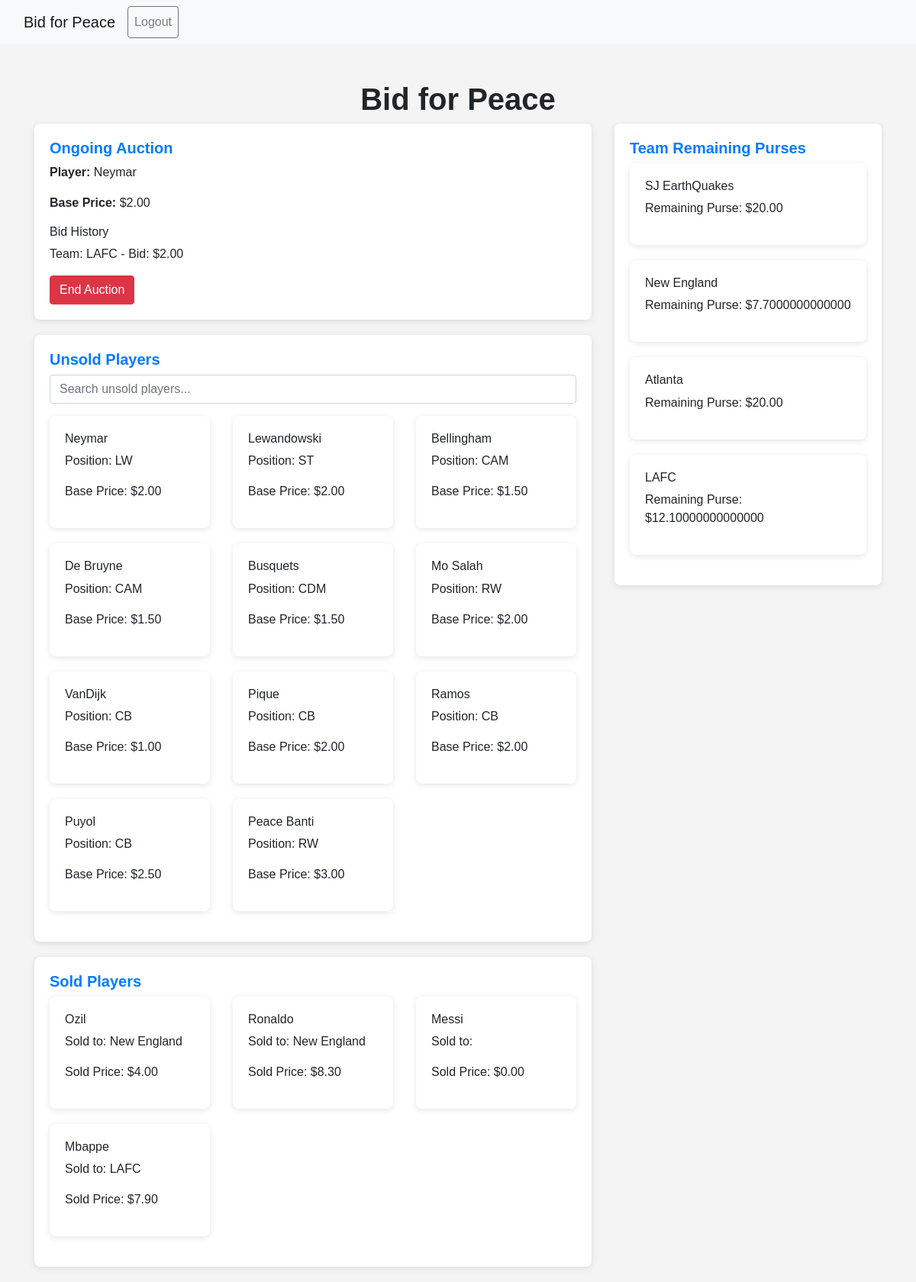
/admin_auction/ (signed in), run on an earlier commit of the app's database.
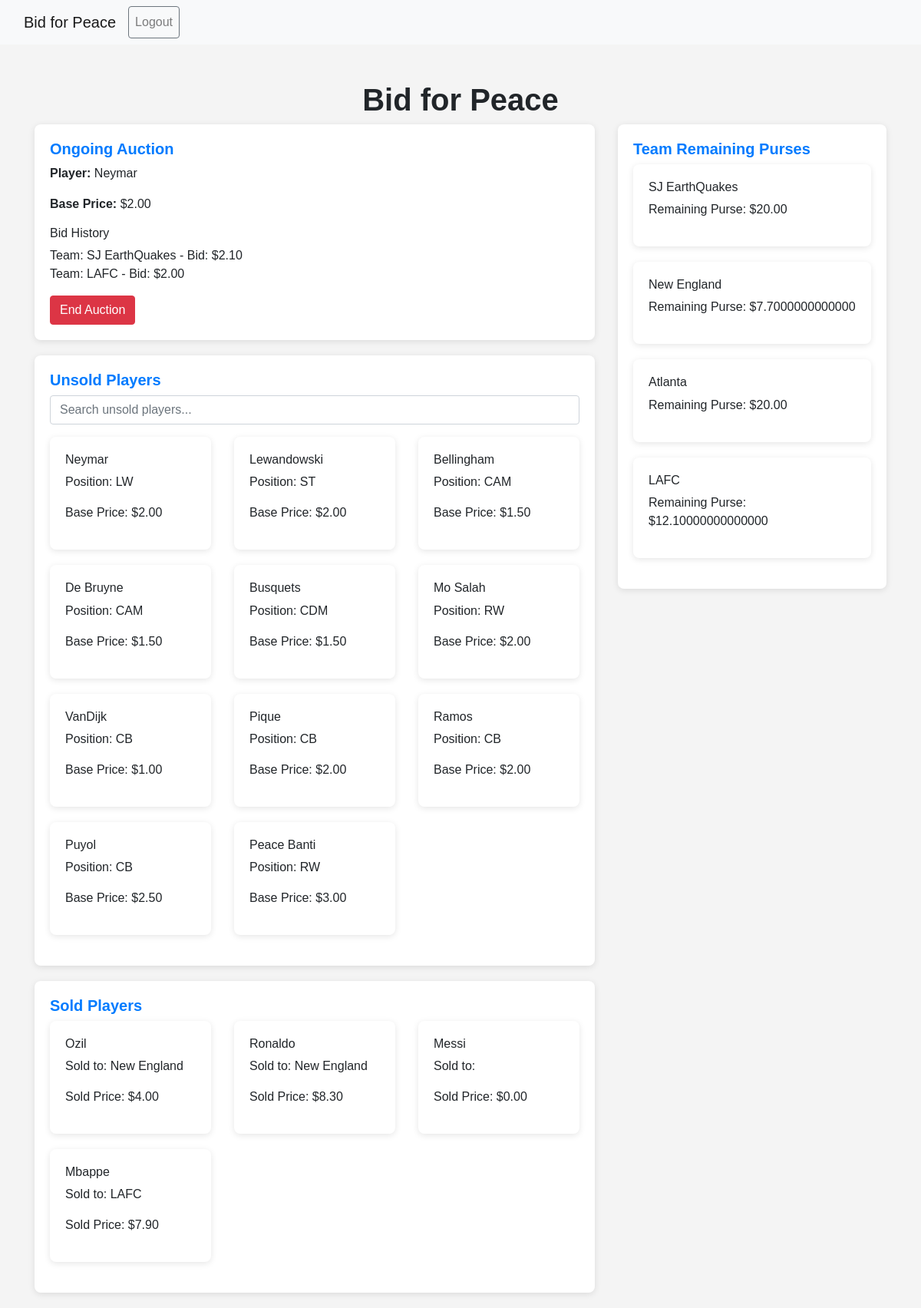
And on a later commit of the database.
### auction/models.py (models this page shows, shortened)
class Player(models.Model):
    name = models.CharField(max_length=50)
    position = models.CharField(max_length=10, default="")
    rating = models.DecimalField(max_digits=4, decimal_places=0, default=0)
    bag = models.CharField(max_length=10, default="")
    legend = models.BooleanField(default=False)
    description = models.CharField(max_length=100, default="")
    base_price = models.DecimalField(max_digits=10, decimal_places=2)

class Bid(models.Model):
    player = models.ForeignKey(Player, on_delete=models.CASCADE)
    team = models.ForeignKey(Team, on_delete=models.CASCADE)
    price = models.DecimalField(max_digits=10, decimal_places=2)

class Team(models.Model):
    name = models.CharField(max_length=100)
    purse = models.DecimalField(max_digits=10, decimal_places=2, default=120)
    user = models.OneToOneField(User, on_delete=models.CASCADE, related_name='team')

class Sale(models.Model):
    player = models.OneToOneField(Player, on_delete=models.CASCADE)
    team = models.ForeignKey(Team, on_delete=models.SET_NULL, null=True, blank=True)
    price = models.DecimalField(max_digits=10, decimal_places=2, default=0)
    is_sold = models.BooleanField(default=False)

### auction/views.py (the view)
# urls.py: path('admin_auction/', admin_auction_view, name='admin_auction_view'),
@login_required
def admin_auction_view(request):
    if not request.user.is_staff:
        return redirect('user_auction_view')
    all_players = Player.objects.all()
    sold_players = Sale.objects.filter(is_sold=True)
    unsold_players = all_players.exclude(id__in=sold_players.values_list('player_id', flat=True))
    ongoing_player = Sale.objects.filter(is_sold=False).first()
    teams = Team.objects.all()
    team_data = {}
    for team in teams:
        total_spent = Sale.objects.filter(team=team, is_sold=True).aggregate(Sum('price'))['price__sum'] or 0
        remaining_purse = team.purse - total_spent
        team_data[team.name] = remaining_purse
    bids = []
    if ongoing_player:
        bids = Bid.objects.filter(player=ongoing_player.player).order_by('-price')
    return render(request, 'auction/admin_auction.html', {
        'sold_players': sold_players,
        'unsold_players': unsold_players,
        'ongoing_player': ongoing_player.player if ongoing_player else None,
        'bids': bids,
        'team_data': team_data
    })

### auction/templates/auction/admin_auction.html (shortened to what this page needs)
<!DOCTYPE html>
<html lang="en">
<head>
    <link rel="stylesheet" href="https://stackpath.bootstrapcdn.com/bootstrap/4.5.2/css/bootstrap.min.css">
</head>
<body>
    <nav class="navbar navbar-expand-lg navbar-light bg-light">
        <div class="container-fluid">
        <a class="navbar-brand" href="#">Bid for Peace</a>
        <div class="collapse navbar-collapse" id="navbarNav">
            <ul class="navbar-nav ms-auto">
            <li class="nav-item">
                <a class="nav-link btn btn-outline-secondary" href="{% url 'logout' %}">Logout</a>
            </li>
            </ul>
        </div>
        </div>
    </nav>
    <div class="container mt-5">
        <h1 class="text-center">Bid for Peace</h1>
        <div class="row">
            <div class="col-md-8">
                <div class="player-card">
                    <h2 class="h5 section-title">Ongoing Auction</h2>
                    {% if ongoing_player %}
                        <p><strong>Player:</strong> {{ ongoing_player.name }}</p>
                        <p><strong>Base Price:</strong> ${{ ongoing_player.base_price }}</p>
                        <h4 class="h6">Bid History</h4>
                        <ul class="list-unstyled">
                            {% for bid in bids %}
                                <li>Team: {{ bid.team.name }} - Bid: ${{ bid.price }}</li>
                            {% empty %}
                                <li>No bids yet.</li>
                            {% endfor %}
                        </ul>
                        <form method="POST" action="{% url 'end_auction' ongoing_player.id %}" class="mt-3">
                            <button type="submit" class="btn btn-danger">End Auction</button>
                        </form>
                    {% else %}
                        <p class="no-data">No ongoing auction.</p>
                    {% endif %}
                </div>
                <div class="player-card">
                    <h3 class="h5 section-title">Unsold Players</h3>
                    <input type="text" id="search-bar" class="form-control mb-3" placeholder="Search unsold players...">
                    <div id="unsold-players-list" class="row">
                        {% for player in unsold_players %}
                            <div class="col-md-4">
                                <div class="player-card">
                                    <h5 class="h6">{{ player.name }}</h5>
                                    <p>Position: {{ player.position }}</p>
                                    <p>Base Price: ${{ player.base_price }}</p>
                                </div>
                            </div>
                        {% empty %}
                            <p class="no-data">No unsold players available.</p>
                        {% endfor %}
                    </div>
                </div>
                <div class="player-card">
                    <h3 class="h5 section-title">Sold Players</h3>
                    <div class="row">
                        {% for sale in sold_players %}
                            <div class="col-md-4">
                                <div class="player-card">
                                    <h5 class="h6">{{ sale.player.name }}</h5>
                                    <p>Sold to: {{ sale.team.name }}</p>
                                    <p>Sold Price: ${{ sale.price }}</p>
                                </div>
                            </div>
                        {% empty %}
                            <p class="no-data">No players sold yet.</p>
                        {% endfor %}
                    </div>
                </div>
            </div>
            <div class="col-md-4">
                <div class="player-card">
                    <h3 class="h5 section-title">Team Remaining Purses</h3>
                    <div class="row">
                        {% for team_name, purse in team_data.items %}
                            <div class="col-12">
                                <div class="player-card">
                                    <h5 class="h6">{{ team_name }}</h5>
                                    <p>Remaining Purse: ${{ purse }}</p>
                                </div>
                            </div>
                        {% empty %}
                            <p class="no-data">No teams available.</p>
                        {% endfor %}
                    </div>
                </div>
            </div>
        </div>
    </div>
</body>
</html>

### auction/templates/auction/admin_auction.html (style rules this page uses)
body { background-color: #f4f4f4; font-family: Arial, sans-serif; }
.player-card { background-color: white; border-radius: 8px; padding: 20px; margin-bottom: 20px; box-shadow: 0 2px 8px rgba(0, 0, 0, 0.1); transition: transform 0.2s; }
.section-title { color: #007bff; font-weight: bold; }
h1, h2, h3, h4, h5, h6 { font-weight: bold; }

What changed in the data, as far as the page shows it:
added Bid: team.name "SJ EarthQuakes", price "2.10"
